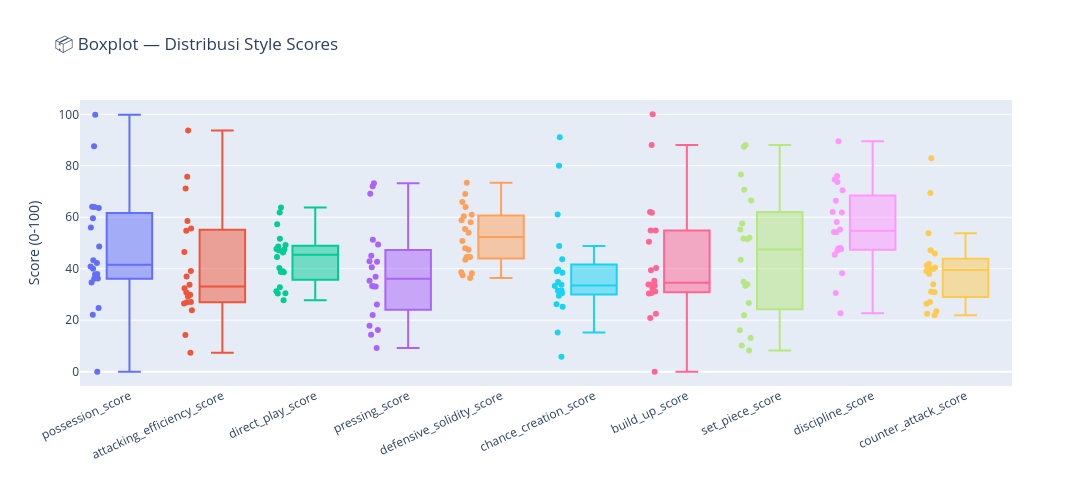

Notebook code cell kept with this figure:
### Code cell
# --- Boxplot untuk seluruh style scores ---
fig = px.box(
    teams_style_scores.melt(id_vars="club", value_vars=score_cols,
                            var_name="Style", value_name="Score"),
    x="Style",
    y="Score",
    color="Style",
    title="📦 Boxplot — Distribusi Style Scores",
    points="all",
    hover_data=["club"],
)

fig.update_layout(
    width=1100,
    height=500,
    showlegend=False,
    xaxis_tickangle=-25,
    xaxis_title="",
    yaxis_title="Score (0-100)",
)
fig.show()

### Figure 1 — Plotly figure (JSON) as saved in the notebook; plotly's stock layout.template omitted (floating-point values rounded to 4 significant figures)
{"data": [{"alignmentgroup": "True", "boxpoints": "all", "customdata": [["Alaves"], ["Athletic Bilbao"], ["Atlético Madrid"], ["Barcelona"], ["Celta Vigo"], ["Elche"], ["Espanyol"], ["Getafe"], ["Girona"], ["Levante"], ["Mallorca"], ["Osasuna"], ["Rayo Vallecano"], ["Real Betis"], ["Real Madrid"], ["Real Oviedo"], ["Real Sociedad"], ["Sevilla"], ["Valencia"], ["Villarreal"]], "hovertemplate": "Style=%{x}<br>Score=%{y}<br>club=%{customdata[0]}<extra></extra>", "legendgroup": "possession_score", "marker": {"color": "#636efa"}, "name": "possession_score", "notched": false, "offsetgroup": "possession_score", "orientation": "v", "showlegend": true, "type": "box", "x": ["possession_score", "possession_score", "possession_score", "possession_score", "possession_score", "possession_score", "possession_score", "possession_score", "possession_score", "possession_score", "possession_score", "possession_score", "possession_score", "possession_score", "possession_score", "possession_score", "possession_score", "possession_score", "possession_score", "possession_score"], "x0": " ", "xaxis": "x", "y": [36.07, 36.19, 64.13, 99.8, 64.03, 63.64, 22.15, 0.0, 59.66, 24.73, 37.97, 34.67, 43.32, 56.07, 87.55, 37.79, 48.62, 40.83, 40.0, 42.19], "y0": " ", "yaxis": "y"}, {"alignmentgroup": "True", "boxpoints": "all", "customdata": [["Alaves"], ["Athletic Bilbao"], ["Atlético Madrid"], ["Barcelona"], ["Celta Vigo"], ["Elche"], ["Espanyol"], ["Getafe"], ["Girona"], ["Levante"], ["Mallorca"], ["Osasuna"], ["Rayo Vallecano"], ["Real Betis"], ["Real Madrid"], ["Real Oviedo"], ["Real Sociedad"], ["Sevilla"], ["Valencia"], ["Villarreal"]], "hovertemplate": "Style=%{x}<br>Score=%{y}<br>club=%{customdata[0]}<extra></extra>", "legendgroup": "attacking_efficiency_score", "marker": {"color": "#EF553B"}, "name": "attacking_efficiency_score", "notched": false, "offsetgroup": "attacking_efficiency_score", "orientation": "v", "showlegend": true, "type": "box", "x": ["attacking_efficiency_score", "attacking_efficiency_score", "attacking_efficiency_score", "attacking_efficiency_score", "attacking_efficiency_score", "attacking_efficiency_score", "attacking_efficiency_score", "attacking_efficiency_score", "attacking_efficiency_score", "attacking_efficiency_score", "attacking_efficiency_score", "attacking_efficiency_score", "attacking_efficiency_score", "attacking_efficiency_score", "attacking_efficiency_score", "attacking_efficiency_score", "attacking_efficiency_score", "attacking_efficiency_score", "attacking_efficiency_score", "attacking_efficiency_score"], "x0": " ", "xaxis": "x", "y": [29.19, 26.54, 58.54, 93.75, 54.75, 39.11, 27.07, 14.26, 26.94, 33.77, 36.99, 29.85, 23.87, 46.53, 71.19, 7.37, 55.61, 30.74, 32.43, 75.69], "y0": " ", "yaxis": "y"}, {"alignmentgroup": "True", "boxpoints": "all", "customdata": [["Alaves"], ["Athletic Bilbao"], ["Atlético Madrid"], ["Barcelona"], ["Celta Vigo"], ["Elche"], ["Espanyol"], ["Getafe"], ["Girona"], ["Levante"], ["Mallorca"], ["Osasuna"], ["Rayo Vallecano"], ["Real Betis"], ["Real Madrid"], ["Real Oviedo"], ["Real Sociedad"], ["Sevilla"], ["Valencia"], ["Villarreal"]], "hovertemplate": "Style=%{x}<br>Score=%{y}<br>club=%{customdata[0]}<extra></extra>", "legendgroup": "direct_play_score", "marker": {"color": "#00cc96"}, "name": "direct_play_score", "notched": false, "offsetgroup": "direct_play_score", "orientation": "v", "showlegend": true, "type": "box", "x": ["direct_play_score", "direct_play_score", "direct_play_score", "direct_play_score", "direct_play_score", "direct_play_score", "direct_play_score", "direct_play_score", "direct_play_score", "direct_play_score", "direct_play_score", "direct_play_score", "direct_play_score", "direct_play_score", "direct_play_score", "direct_play_score", "direct_play_score", "direct_play_score", "direct_play_score", "direct_play_score"], "x0": " ", "xaxis": "x", "y": [38.65, 47.68, 38.98, 32.82, 31.21, 27.77, 57.27, 47.46, 30.45, 51.66, 38.78, 49.2, 48.62, 61.83, 46.32, 30.42, 47.06, 44.58, 40.3, 63.81], "y0": " ", "yaxis": "y"}, {"alignmentgroup": "True", "boxpoints": "all", "customdata": [["Alaves"], ["Athletic Bilbao"], ["Atlético Madrid"], ["Barcelona"], ["Celta Vigo"], ["Elche"], ["Espanyol"], ["Getafe"], ["Girona"], ["Levante"], ["Mallorca"], ["Osasuna"], ["Rayo Vallecano"], ["Real Betis"], ["Real Madrid"], ["Real Oviedo"], ["Real Sociedad"], ["Sevilla"], ["Valencia"], ["Villarreal"]], "hovertemplate": "Style=%{x}<br>Score=%{y}<br>club=%{customdata[0]}<extra></extra>", "legendgroup": "pressing_score", "marker": {"color": "#ab63fa"}, "name": "pressing_score", "notched": false, "offsetgroup": "pressing_score", "orientation": "v", "showlegend": true, "type": "box", "x": ["pressing_score", "pressing_score", "pressing_score", "pressing_score", "pressing_score", "pressing_score", "pressing_score", "pressing_score", "pressing_score", "pressing_score", "pressing_score", "pressing_score", "pressing_score", "pressing_score", "pressing_score", "pressing_score", "pressing_score", "pressing_score", "pressing_score", "pressing_score"], "x0": " ", "xaxis": "x", "y": [42.75, 73.22, 35.33, 72.06, 22.05, 45.09, 36.85, 33.31, 14.34, 33.14, 16.19, 26.08, 42.89, 49.44, 69.15, 17.83, 51.23, 40.62, 33.14, 9.16], "y0": " ", "yaxis": "y"}, {"alignmentgroup": "True", "boxpoints": "all", "customdata": [["Alaves"], ["Athletic Bilbao"], ["Atlético Madrid"], ["Barcelona"], ["Celta Vigo"], ["Elche"], ["Espanyol"], ["Getafe"], ["Girona"], ["Levante"], ["Mallorca"], ["Osasuna"], ["Rayo Vallecano"], ["Real Betis"], ["Real Madrid"], ["Real Oviedo"], ["Real Sociedad"], ["Sevilla"], ["Valencia"], ["Villarreal"]], "hovertemplate": "Style=%{x}<br>Score=%{y}<br>club=%{customdata[0]}<extra></extra>", "legendgroup": "defensive_solidity_score", "marker": {"color": "#FFA15A"}, "name": "defensive_solidity_score", "notched": false, "offsetgroup": "defensive_solidity_score", "orientation": "v", "showlegend": true, "type": "box", "x": ["defensive_solidity_score", "defensive_solidity_score", "defensive_solidity_score", "defensive_solidity_score", "defensive_solidity_score", "defensive_solidity_score", "defensive_solidity_score", "defensive_solidity_score", "defensive_solidity_score", "defensive_solidity_score", "defensive_solidity_score", "defensive_solidity_score", "defensive_solidity_score", "defensive_solidity_score", "defensive_solidity_score", "defensive_solidity_score", "defensive_solidity_score", "defensive_solidity_score", "defensive_solidity_score", "defensive_solidity_score"], "x0": " ", "xaxis": "x", "y": [58.82, 61.0, 58.04, 50.73, 47.38, 38.68, 44.6, 73.37, 37.45, 38.26, 36.38, 55.45, 63.94, 65.94, 60.37, 43.52, 44.52, 47.93, 53.99, 68.99], "y0": " ", "yaxis": "y"}, {"alignmentgroup": "True", "boxpoints": "all", "customdata": [["Alaves"], ["Athletic Bilbao"], ["Atlético Madrid"], ["Barcelona"], ["Celta Vigo"], ["Elche"], ["Espanyol"], ["Getafe"], ["Girona"], ["Levante"], ["Mallorca"], ["Osasuna"], ["Rayo Vallecano"], ["Real Betis"], ["Real Madrid"], ["Real Oviedo"], ["Real Sociedad"], ["Sevilla"], ["Valencia"], ["Villarreal"]], "hovertemplate": "Style=%{x}<br>Score=%{y}<br>club=%{customdata[0]}<extra></extra>", "legendgroup": "chance_creation_score", "marker": {"color": "#19d3f3"}, "name": "chance_creation_score", "notched": false, "offsetgroup": "chance_creation_score", "orientation": "v", "showlegend": true, "type": "box", "x": ["chance_creation_score", "chance_creation_score", "chance_creation_score", "chance_creation_score", "chance_creation_score", "chance_creation_score", "chance_creation_score", "chance_creation_score", "chance_creation_score", "chance_creation_score", "chance_creation_score", "chance_creation_score", "chance_creation_score", "chance_creation_score", "chance_creation_score", "chance_creation_score", "chance_creation_score", "chance_creation_score", "chance_creation_score", "chance_creation_score"], "x0": " ", "xaxis": "x", "y": [30.49, 48.81, 61.09, 91.06, 34.87, 31.56, 31.53, 5.79, 30.88, 33.25, 26.22, 33.76, 39.05, 43.66, 79.97, 15.25, 39.71, 25.21, 29.48, 38.42], "y0": " ", "yaxis": "y"}, {"alignmentgroup": "True", "boxpoints": "all", "customdata": [["Alaves"], ["Athletic Bilbao"], ["Atlético Madrid"], ["Barcelona"], ["Celta Vigo"], ["Elche"], ["Espanyol"], ["Getafe"], ["Girona"], ["Levante"], ["Mallorca"], ["Osasuna"], ["Rayo Vallecano"], ["Real Betis"], ["Real Madrid"], ["Real Oviedo"], ["Real Sociedad"], ["Sevilla"], ["Valencia"], ["Villarreal"]], "hovertemplate": "Style=%{x}<br>Score=%{y}<br>club=%{customdata[0]}<extra></extra>", "legendgroup": "build_up_score", "marker": {"color": "#FF6692"}, "name": "build_up_score", "notched": false, "offsetgroup": "build_up_score", "orientation": "v", "showlegend": true, "type": "box", "x": ["build_up_score", "build_up_score", "build_up_score", "build_up_score", "build_up_score", "build_up_score", "build_up_score", "build_up_score", "build_up_score", "build_up_score", "build_up_score", "build_up_score", "build_up_score", "build_up_score", "build_up_score", "build_up_score", "build_up_score", "build_up_score", "build_up_score", "build_up_score"], "x0": " ", "xaxis": "x", "y": [30.53, 32.4, 61.77, 100.0, 62.05, 54.86, 20.89, 0.0, 54.86, 22.52, 33.78, 30.42, 33.86, 50.52, 88.03, 31.16, 40.27, 33.48, 35.31, 39.45], "y0": " ", "yaxis": "y"}, {"alignmentgroup": "True", "boxpoints": "all", "customdata": [["Alaves"], ["Athletic Bilbao"], ["Atlético Madrid"], ["Barcelona"], ["Celta Vigo"], ["Elche"], ["Espanyol"], ["Getafe"], ["Girona"], ["Levante"], ["Mallorca"], ["Osasuna"], ["Rayo Vallecano"], ["Real Betis"], ["Real Madrid"], ["Real Oviedo"], ["Real Sociedad"], ["Sevilla"], ["Valencia"], ["Villarreal"]], "hovertemplate": "Style=%{x}<br>Score=%{y}<br>club=%{customdata[0]}<extra></extra>", "legendgroup": "set_piece_score", "marker": {"color": "#B6E880"}, "name": "set_piece_score", "notched": false, "offsetgroup": "set_piece_score", "orientation": "v", "showlegend": true, "type": "box", "x": ["set_piece_score", "set_piece_score", "set_piece_score", "set_piece_score", "set_piece_score", "set_piece_score", "set_piece_score", "set_piece_score", "set_piece_score", "set_piece_score", "set_piece_score", "set_piece_score", "set_piece_score", "set_piece_score", "set_piece_score", "set_piece_score", "set_piece_score", "set_piece_score", "set_piece_score", "set_piece_score"], "x0": " ", "xaxis": "x", "y": [55.21, 34.02, 51.7, 57.58, 8.21, 10.18, 87.36, 66.52, 21.89, 88.06, 26.67, 76.65, 34.93, 33.38, 70.64, 52.04, 51.5, 13.1, 43.45, 16.06], "y0": " ", "yaxis": "y"}, {"alignmentgroup": "True", "boxpoints": "all", "customdata": [["Alaves"], ["Athletic Bilbao"], ["Atlético Madrid"], ["Barcelona"], ["Celta Vigo"], ["Elche"], ["Espanyol"], ["Getafe"], ["Girona"], ["Levante"], ["Mallorca"], ["Osasuna"], ["Rayo Vallecano"], ["Real Betis"], ["Real Madrid"], ["Real Oviedo"], ["Real Sociedad"], ["Sevilla"], ["Valencia"], ["Villarreal"]], "hovertemplate": "Style=%{x}<br>Score=%{y}<br>club=%{customdata[0]}<extra></extra>", "legendgroup": "discipline_score", "marker": {"color": "#FF97FF"}, "name": "discipline_score", "notched": false, "offsetgroup": "discipline_score", "orientation": "v", "showlegend": true, "type": "box", "x": ["discipline_score", "discipline_score", "discipline_score", "discipline_score", "discipline_score", "discipline_score", "discipline_score", "discipline_score", "discipline_score", "discipline_score", "discipline_score", "discipline_score", "discipline_score", "discipline_score", "discipline_score", "discipline_score", "discipline_score", "discipline_score", "discipline_score", "discipline_score"], "x0": " ", "xaxis": "x", "y": [61.87, 54.28, 70.46, 89.5, 48.11, 47.61, 66.39, 45.42, 55.24, 74.7, 58.14, 47.87, 47.1, 76.06, 73.66, 30.59, 54.18, 22.75, 62.01, 38.26], "y0": " ", "yaxis": "y"}, {"alignmentgroup": "True", "boxpoints": "all", "customdata": [["Alaves"], ["Athletic Bilbao"], ["Atlético Madrid"], ["Barcelona"], ["Celta Vigo"], ["Elche"], ["Espanyol"], ["Getafe"], ["Girona"], ["Levante"], ["Mallorca"], ["Osasuna"], ["Rayo Vallecano"], ["Real Betis"], ["Real Madrid"], ["Real Oviedo"], ["Real Sociedad"], ["Sevilla"], ["Valencia"], ["Villarreal"]], "hovertemplate": "Style=%{x}<br>Score=%{y}<br>club=%{customdata[0]}<extra></extra>", "legendgroup": "counter_attack_score", "marker": {"color": "#FECB52"}, "name": "counter_attack_score", "notched": false, "offsetgroup": "counter_attack_score", "orientation": "v", "showlegend": true, "type": "box", "x": ["counter_attack_score", "counter_attack_score", "counter_attack_score", "counter_attack_score", "counter_attack_score", "counter_attack_score", "counter_attack_score", "counter_attack_score", "counter_attack_score", "counter_attack_score", "counter_attack_score", "counter_attack_score", "counter_attack_score", "counter_attack_score", "counter_attack_score", "counter_attack_score", "counter_attack_score", "counter_attack_score", "counter_attack_score", "counter_attack_score"], "x0": " ", "xaxis": "x", "y": [27.11, 38.08, 33.93, 45.88, 23.52, 30.88, 41.8, 22.48, 26.44, 47.15, 31.05, 39.13, 40.06, 69.39, 53.82, 21.94, 39.86, 40.48, 41.31, 82.96], "y0": " ", "yaxis": "y"}], "layout": {"boxmode": "overlay", "height": 500, "legend": {"title": {"text": "Style"}, "tracegroupgap": 0}, "showlegend": false, "title": {"text": "📦 Boxplot — Distribusi Style Scores"}, "width": 1100, "xaxis": {"anchor": "y", "categoryarray": ["possession_score", "attacking_efficiency_score", "direct_play_score", "pressing_score", "defensive_solidity_score", "chance_creation_score", "build_up_score", "set_piece_score", "discipline_score", "counter_attack_score"], "categoryorder": "array", "domain": [0, 1], "tickangle": -25, "title": {"text": ""}}, "yaxis": {"anchor": "x", "domain": [0, 1], "title": {"text": "Score (0-100)"}}}}
